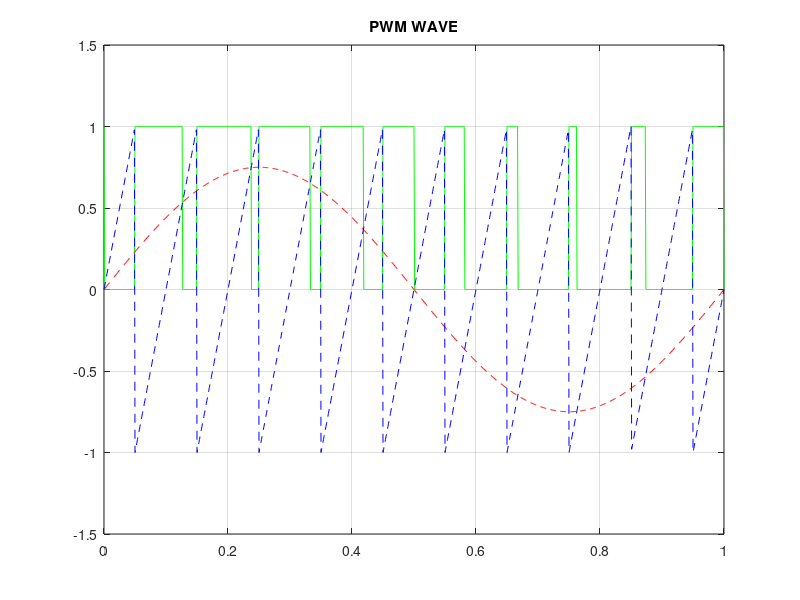

The MATLAB script that drew this image:
%Pulse Width Modulation (PWM)

clear all
close all;
clc;

t=0:0.001:1;
s=sawtooth(2*pi*10*t+pi);
m=0.75*sin(2*pi*1*t); %message signal
n=length(t);
for i=1:n
    if(m(i)>=s(i))
        pwm(i)=1;
    else
        pwm(i)=0;
    end
end
plot(t,pwm,'-g',t,m,'--r',t,s,'--b')
title('PWM WAVE')
grid on;
axis([0 1 -1.5 1.5]);